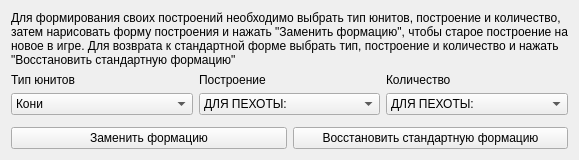
             <widget class="QWidget" name="formations">
              <layout class="QGridLayout" name="gridLayout_17">
               <item row="0" column="0" colspan="2">
                <layout class="QGridLayout" name="gridLayout_18">
                 <item row="1" column="2">
                  <widget class="QLabel" name="label_11">
                   <property name="sizePolicy">
                    <sizepolicy hsizetype="Preferred" vsizetype="Maximum">
                     <horstretch>0</horstretch>
                     <verstretch>0</verstretch>
                    </sizepolicy>
                   </property>
                   <property name="text">
                    <string>Количество</string>
                   </property>
                  </widget>
                 </item>
                 <item row="2" column="2">
                  <widget class="QComboBox" name="comboBox_3">
                   <item>
                    <property name="text">
                     <string>ДЛЯ ПЕХОТЫ:</string>
                    </property>
                   </item>
                   <item>
                    <property name="text">
                     <string>15</string>
                    </property>
                   </item>
                   <item>
                    <property name="text">
                     <string>36</string>
                    </property>
                   </item>
                   <item>
                    <property name="text">
                     <string>72</string>
                    </property>
                   </item>
                   <item>
                    <property name="text">
                     <string>120</string>
                    </property>
                   </item>
                   <item>
                    <property name="text">
                     <string>196</string>
                    </property>
                   </item>
                   <item>
                    <property name="text">
                     <string>400</string>
                    </property>
                   </item>
                   <item>
                    <property name="text">
                     <string>ДЛЯ КОНЕЙ:</string>
                    </property>
                   </item>
                   <item>
                    <property name="text">
                     <string>40</string>
                    </property>
                   </item>
                   <item>
                    <property name="text">
                     <string>90</string>
                    </property>
                   </item>
                   <item>
                    <property name="text">
                     <string>160</string>
                    </property>
                   </item>
                  </widget>
                 </item>
                 <item row="1" column="0">
                  <widget class="QLabel" name="label_9">
                   <property name="sizePolicy">
                    <sizepolicy hsizetype="Preferred" vsizetype="Maximum">
                     <horstretch>0</horstretch>
                     <verstretch>0</verstretch>
                    </sizepolicy>
                   </property>
                   <property name="text">
                    <string>Тип юнитов</string>
                   </property>
                  </widget>
                 </item>
                 <item row="1" column="1">
                  <widget class="QLabel" name="label_10">
                   <property name="sizePolicy">
                    <sizepolicy hsizetype="Preferred" vsizetype="Maximum">
                     <horstretch>0</horstretch>
                     <verstretch>0</verstretch>
                    </sizepolicy>
                   </property>
                   <property name="text">
                    <string>Построение</string>
                   </property>
                  </widget>
                 </item>
                 <item row="2" column="1">
                  <widget class="QComboBox" name="comboBox_2">
                   <item>
                    <property name="text">
                     <string>ДЛЯ ПЕХОТЫ:</string>
                    </property>
                   </item>
                   <item>
                    <property name="text">
                     <string>Шеренга</string>
                    </property>
                   </item>
                   <item>
                    <property name="text">
                     <string>Колонна</string>
                    </property>
                   </item>
                   <item>
                    <property name="text">
                     <string>Каре</string>
                    </property>
                   </item>
                   <item>
                    <property name="text">
                     <string>ДЛЯ КОНЕЙ:</string>
                    </property>
                   </item>
                   <item>
                    <property name="text">
                     <string>Линия</string>
                    </property>
                   </item>
                   <item>
                    <property name="text">
                     <string>Клин</string>
                    </property>
                   </item>
                   <item>
                    <property name="text">
                     <string>Каре</string>
                    </property>
                   </item>
                   <item>
                    <property name="text">
                     <string>ДЛЯ ПУШЕК:</string>
                    </property>
                   </item>
                   <item>
                    <property name="text">
                     <string>Шеренга</string>
                    </property>
                   </item>
                  </widget>
                 </item>
                 <item row="2" column="0">
                  <widget class="QComboBox" name="comboBox">
                   <item>
                    <property name="text">
                     <string>Кони</string>
                    </property>
                   </item>
                   <item>
                    <property name="text">
                     <string>Пехота</string>
                    </property>
                   </item>
                  </widget>
                 </item>
                 <item row="0" column="0" colspan="3">
                  <widget class="QLabel" name="label_12">
                   <property name="text">
                    <string>Для формирования своих построений необходимо выбрать тип юнитов, построение и количество, затем нарисовать форму построения и нажать &quot;Заменить формацию&quot;, чтобы старое построение на новое в игре. Для возврата к стандартной форме выбрать тип, построение и количество и нажать &quot;Восстановить стандартную формацию&quot;</string>
                   </property>
                   <property name="wordWrap">
                    <bool>true</bool>
                   </property>
                  </widget>
                 </item>
                </layout>
               </item>
               <item row="2" column="0" colspan="2">
                <widget class="QWidget" name="widget_drawFormations" native="true">
                 <property name="sizePolicy">
                  <sizepolicy hsizetype="Preferred" vsizetype="Expanding">
                   <horstretch>0</horstretch>
                   <verstretch>0</verstretch>
                  </sizepolicy>
                 </property>
                 <property name="styleSheet">
                  <string notr="true">background-image: url(:/pole.png);</string>
                 </property>
                </widget>
               </item>
               <item row="3" column="0">
                <widget class="QPushButton" name="pushButton_9">
                 <property name="text">
                  <string>Заменить формацию</string>
                 </property>
                </widget>
               </item>
               <item row="3" column="1">
                <widget class="QPushButton" name="pushButton_10">
                 <property name="text">
                  <string>Восстановить стандартную формацию</string>
                 </property>
                </widget>
               </item>
              </layout>
             </widget>
